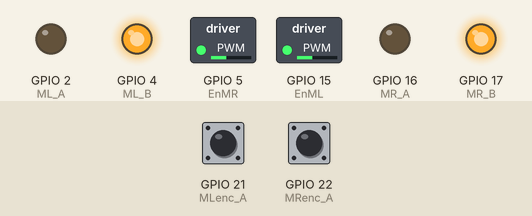
Simulated run of this sketch. Board: ESP32. On the bench: switched loads named in the sketch (green lamp = pin HIGH), output pins drawn as LEDs (lit = HIGH). Inputs (shaded band) come from the test bench; at power-on: GPIO 21 (MLenc_A) HIGH, GPIO 22 (MRenc_A) HIGH. What the sketch prints to the serial monitor is not drawn.

Above: at 0.1 s.
Timing chart, 0 to 1.6 s (numbered marks = the images above):
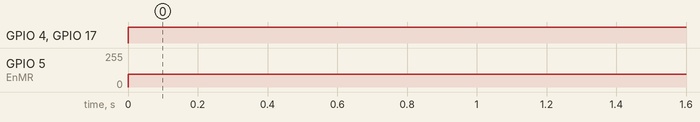

Measured:
- by itself, GPIO 4 (ML_B), GPIO 17 (MR_B): LOW → HIGH at 0.00 s
- by itself, GPIO 5 (EnMR): 0/255 → 96/255 at 0.00 s

The sketch:

24-Velocidad_motores.ino
```cpp
#define EnML 15
#define ML_A 2
#define ML_B 4

#define EnMR 5
#define MR_A 16
#define MR_B 17

#define MLenc_A 21 // Amarillo
#define MLenc_B 19 // Blanco
#define MRenc_A 22 // Amarillo
#define MRenc_B 23 // Blanco

// Configurando los parámetros de PWM
const int frecuencia = 5000;
const int canal_L = 0;
const int canal_R = 1;
const int resolucion = 12;

volatile long L_pulses = 0;
volatile long R_pulses = 0;

volatile long CurrentPulsesL = 0;
volatile long PreviousPulsesL = 0;
volatile long DeltaPulsesL = 0;

volatile long CurrentPulsesR = 0;
volatile long PreviousPulsesR = 0;
volatile long DeltaPulsesR = 0;

volatile unsigned CurrentTime = 0;
volatile unsigned PreviousTime = 0;
double DeltaTime = 0;

float N = 562.0;
float diameter = 9.0;   //Diametro en cm

float rps_L;
float WL = 0.0;
float VL = 0.0;

float rps_R;
float WR = 0.0;
float VR = 0.0;


//----------setup-------------
void setup() {
  pinMode(EnML, OUTPUT);
  pinMode(ML_A, OUTPUT);
  pinMode(ML_B, OUTPUT);

  pinMode(EnMR, OUTPUT);
  pinMode(MR_A, OUTPUT);
  pinMode(MR_B, OUTPUT);

  ledcSetup(canal_L, frecuencia, resolucion);
  ledcSetup(canal_R, frecuencia, resolucion);

  ledcAttachPin(EnML, canal_L);
  ledcAttachPin(EnMR, canal_R);

  pinMode(MLenc_A, INPUT);
  pinMode(MLenc_B, INPUT);

  pinMode(MRenc_A, INPUT);
  pinMode(MRenc_B, INPUT);

  attachInterrupt(MLenc_A, encoderL, RISING);
  attachInterrupt(MRenc_A, encoderR, RISING);

  Serial.begin(115200);

}

//-----------------loop------------------------
void loop() {

  Forward();
  speeds();


  //Serial.println(freq_R);

}


//--------------funciones--------------------
void Forward(){
  ledcWrite(canal_L, 1550);
  ledcWrite(canal_R, 1550);

  digitalWrite(ML_A, LOW);
  digitalWrite(ML_B, HIGH);
  digitalWrite(MR_A, LOW);
  digitalWrite(MR_B, HIGH);


}

void encoderL(){
  if (digitalRead(MLenc_B) == HIGH){     // si B es HIGH, sentido horario
    L_pulses++ ;        // incrementa POSICION en 1
  }
  else {          // si B es LOW, sentido anti horario
    L_pulses-- ;        // decrementa POSICION en 1
  }

  CurrentPulsesL = L_pulses;
}

void encoderR(){
  if (digitalRead(MRenc_B) == HIGH){     // si B es HIGH, sentido horario
    R_pulses-- ;        // incrementa POSICION en 1
  }
  else {          // si B es LOW, sentido anti horario
    R_pulses++ ;        // decrementa POSICION en 1
  }

  CurrentPulsesR = R_pulses;
}

void speeds(){
  CurrentTime = micros();
  //Se divide entre 100,000 para tener la lectura cada 0.1 segundos
  DeltaTime = (double)(CurrentTime - PreviousTime)/100000.0;

  DeltaPulsesR = CurrentPulsesR - PreviousPulsesR;
  rps_R = 10*(float)(DeltaPulsesR/N);
  WR = 2 * 3.141592 * rps_R;
  VR = WR * 0.5 * diameter;

  DeltaPulsesL = CurrentPulsesL - PreviousPulsesL;
  rps_L = 10*(float)(DeltaPulsesL/N);
  WL = 2 * 3.141592 * rps_L;
  VL = WL * 0.5 * diameter;

  if (DeltaTime > 1.0){
    PreviousTime = CurrentTime;
    PreviousPulsesR = CurrentPulsesR;
    PreviousPulsesL = CurrentPulsesL;
    printValues();
  }


}

void printValues(){
  //Serial.print("rps_R: ");
  //Serial.print(rps_R);
  Serial.print("  VR: ");
  Serial.print(VR);

  //Serial.print(" -- rps_L: ");
  //Serial.print(rps_L);
  Serial.print("  VL: ");
  Serial.println(VL);

}
```
